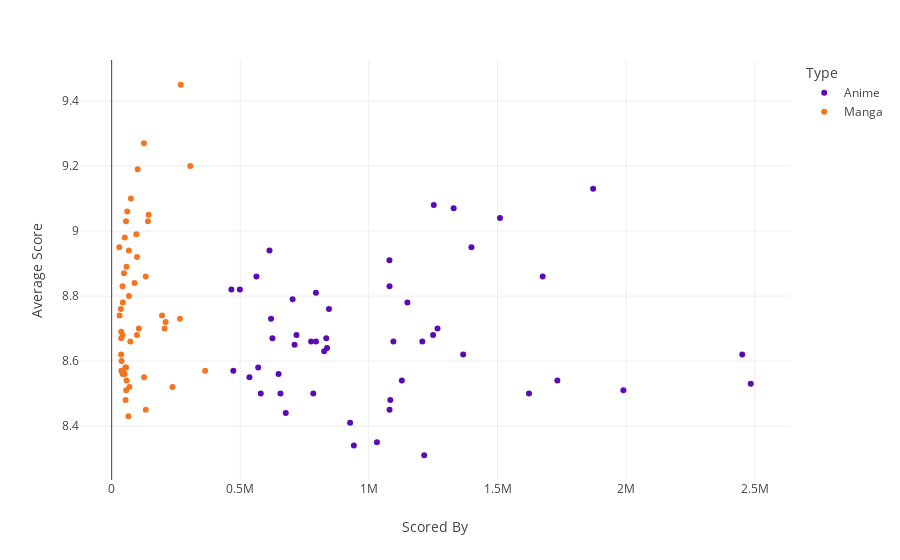

Notebook cell for this chart:
### Markdown cell above
### Plot 4

### Code cell
input = []

for i in range(50):
    input.append(dict(Scored = df_anime['scored_by'][i], Score = df_anime['score'][i], Type = "Anime"))
    input.append(dict(Scored = df_manga['scored_by'][i], Score = df_manga['score'][i], Type = "Manga"))
    

fig = px.scatter(input, x = "Scored", y = "Score", color = "Type", color_discrete_sequence = ['#5b0bb5', '#F47521'])
fig.update_layout(yaxis_title = "Average Score", xaxis_title = "Scored By")
fig.show()

### Figure 1 — Plotly figure (JSON) as saved in the notebook; plotly's stock layout.template omitted (floating-point values rounded to 4 significant figures)
{"data": [{"hovertemplate": "Type=Anime<br>Scored=%{x}<br>Score=%{y}<extra></extra>", "legendgroup": "Anime", "marker": {"color": "#5b0bb5", "symbol": "circle"}, "mode": "markers", "name": "Anime", "orientation": "v", "showlegend": true, "type": "scatter", "x": [1871705, 1509622, 1329500, 1252286, 1398608, 1675677, 1079799, 1080165, 1149660, 1266726, 2451294, 1249570, 1207643, 1366582, 1095305, 844830, 2484450, 1732637, 794061, 1989312, 703376, 834283, 1622386, 613647, 1128013, 837304, 794304, 826245, 718460, 775474, 562826, 619634, 711087, 1083282, 625109, 1080271, 498502, 648863, 783848, 465392, 927051, 569695, 656285, 535545, 1031280, 676872, 579698, 472985, 941487, 1214990], "xaxis": "x", "y": [9.13, 9.04, 9.07, 9.08, 8.95, 8.86, 8.91, 8.83, 8.78, 8.7, 8.62, 8.68, 8.66, 8.62, 8.66, 8.76, 8.53, 8.54, 8.81, 8.51, 8.79, 8.67, 8.5, 8.94, 8.54, 8.64, 8.66, 8.63, 8.68, 8.66, 8.86, 8.73, 8.65, 8.48, 8.67, 8.45, 8.82, 8.56, 8.5, 8.82, 8.41, 8.58, 8.5, 8.55, 8.35, 8.44, 8.5, 8.57, 8.34, 8.31], "yaxis": "y"}, {"hovertemplate": "Type=Manga<br>Scored=%{x}<br>Score=%{y}<extra></extra>", "legendgroup": "Manga", "marker": {"color": "#F47521", "symbol": "circle"}, "mode": "markers", "name": "Manga", "orientation": "v", "showlegend": true, "type": "scatter", "x": [268737, 305917, 143879, 125482, 141146, 101139, 96045, 132459, 98602, 265516, 74824, 195826, 209738, 205850, 89090, 66959, 60567, 105659, 55772, 67320, 98225, 363368, 57851, 51058, 72499, 48068, 125953, 236546, 42358, 43435, 55784, 53330, 42930, 68991, 132596, 57899, 35748, 50745, 37223, 37290, 43912, 29552, 56416, 38639, 36890, 42557, 37647, 30825, 54037, 65025], "xaxis": "x", "y": [9.45, 9.2, 9.05, 9.27, 9.03, 9.19, 8.99, 8.86, 8.92, 8.73, 9.1, 8.74, 8.72, 8.7, 8.84, 8.94, 9.06, 8.7, 9.03, 8.8, 8.68, 8.57, 8.89, 8.98, 8.66, 8.87, 8.55, 8.52, 8.83, 8.78, 8.58, 8.58, 8.68, 8.52, 8.45, 8.54, 8.76, 8.56, 8.69, 8.67, 8.57, 8.95, 8.51, 8.6, 8.62, 8.56, 8.57, 8.74, 8.48, 8.43], "yaxis": "y"}], "layout": {"legend": {"title": {"text": "Type"}, "tracegroupgap": 0}, "margin": {"t": 60}, "xaxis": {"anchor": "y", "domain": [0, 1], "title": {"text": "Scored By"}}, "yaxis": {"anchor": "x", "domain": [0, 1], "title": {"text": "Average Score"}}}}
